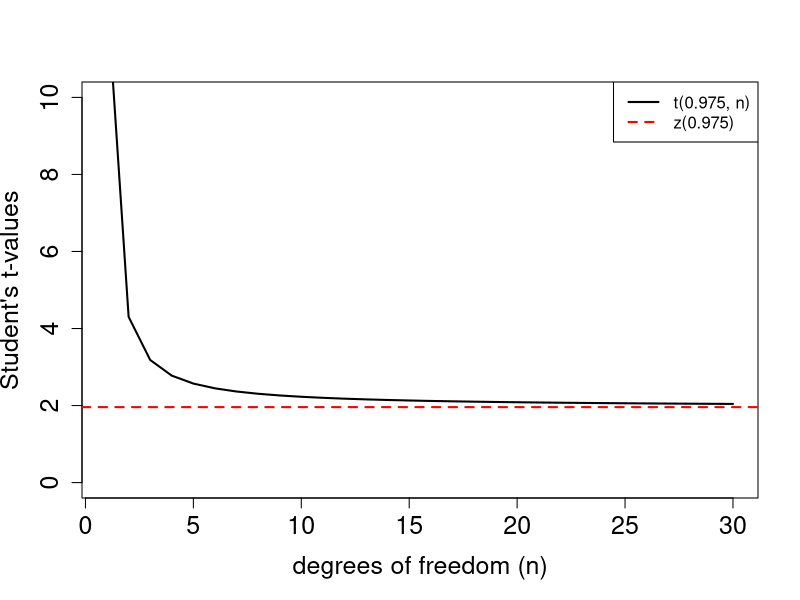

This chart was generated by the following R code:
intake = c(5260, 5470, 5640, 6180, 6390, 6515, 6758, 6805, 7515, 8230, 8770)
# intake = c(7700, 7700, 7700, 7700, 7700, 7700, 7700, 7700, 7700, 7700, 7700, 7711)

quantile(intake, probs = c(.9,.95,.99), na.rm = FALSE,
         names = TRUE, type = 7)

mean(intake)

sd(intake)

t.test(intake, mu=6684.818)
t.test(intake, mu=7700, conf.level = 0.99)

alpha = 0.05
n = seq(30)
plot(n, qt(1-alpha/2, df=n), type='l', ylim=c(0,10), lwd=2, cex.lab=1.5, cex.axis=1.5, 
     xlab="degrees of freedom (n)", ylab="Student's t-values")
qt(.975, df=30)

abline(h=qnorm(1-alpha/2), lwd=2, lty=2, col="red")

legend("topright", c("t(0.975, n)", "z(0.975)"), lwd=c(2,2), lty=c(1,2), col=c("black", "red"))

#nonparametric test

mu0 = 7700

wilcox.test(intake, mu=mu0)
V = sum(rank(abs(intake-mu0)) [sign(intake-mu0) > 0])
cat("V = ", V, "\n", sep="")
